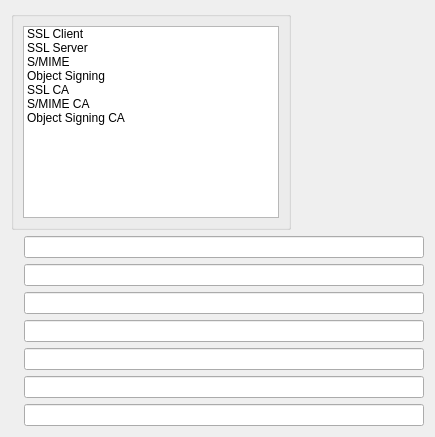
     <widget class="QWidget" name="tab_4">
      <attribute name="title">
       <string>Netscape</string>
      </attribute>
      <layout class="QVBoxLayout" name="verticalLayout_8">
       <item>
        <layout class="QHBoxLayout" name="horizontalLayout_5">
         <item>
          <widget class="QGroupBox" name="nsCertTypeBox">
           <layout class="QHBoxLayout" name="horizontalLayout_4">
            <item>
             <widget class="QListWidget" name="nsCertType">
              <property name="selectionMode">
               <enum>QAbstractItemView::MultiSelection</enum>
              </property>
              <item>
               <property name="text">
                <string notr="true">SSL Client</string>
               </property>
              </item>
              <item>
               <property name="text">
                <string notr="true">SSL Server</string>
               </property>
              </item>
              <item>
               <property name="text">
                <string notr="true">S/MIME</string>
               </property>
              </item>
              <item>
               <property name="text">
                <string notr="true">Object Signing</string>
               </property>
              </item>
              <item>
               <property name="text">
                <string notr="true">SSL CA</string>
               </property>
              </item>
              <item>
               <property name="text">
                <string notr="true">S/MIME CA</string>
               </property>
              </item>
              <item>
               <property name="text">
                <string notr="true">Object Signing CA</string>
               </property>
              </item>
             </widget>
            </item>
           </layout>
          </widget>
         </item>
         <item>
          <spacer>
           <property name="orientation">
            <enum>Qt::Horizontal</enum>
           </property>
           <property name="sizeType">
            <enum>QSizePolicy::Expanding</enum>
           </property>
           <property name="sizeHint" stdset="0">
            <size>
             <width>20</width>
             <height>20</height>
            </size>
           </property>
          </spacer>
         </item>
         <item>
          <layout class="QVBoxLayout">
           <item>
            <widget class="QLabel" name="nsImg">
             <property name="minimumSize">
              <size>
               <width>107</width>
               <height>107</height>
              </size>
             </property>
             <property name="scaledContents">
              <bool>true</bool>
             </property>
            </widget>
           </item>
           <item>
            <spacer>
             <property name="orientation">
              <enum>Qt::Vertical</enum>
             </property>
             <property name="sizeType">
              <enum>QSizePolicy::Expanding</enum>
             </property>
             <property name="sizeHint" stdset="0">
              <size>
               <width>20</width>
               <height>20</height>
              </size>
             </property>
            </spacer>
           </item>
          </layout>
         </item>
        </layout>
       </item>
       <item>
        <layout class="QGridLayout" name="gridLayout_3">
         <item row="3" column="1">
          <widget class="QLineEdit" name="nsRenewalUrl"/>
         </item>
         <item row="4" column="1">
          <widget class="QLineEdit" name="nsCaPolicyUrl"/>
         </item>
         <item row="2" column="0">
          <widget class="DoubleClickLabel" name="nsCaRevLbl"/>
         </item>
         <item row="5" column="1">
          <widget class="QLineEdit" name="nsSslServerName"/>
         </item>
         <item row="1" column="0">
          <widget class="DoubleClickLabel" name="nsRevLbl"/>
         </item>
         <item row="5" column="0">
          <widget class="DoubleClickLabel" name="nsSslServerLbl"/>
         </item>
         <item row="0" column="1">
          <widget class="QLineEdit" name="nsBaseUrl"/>
         </item>
         <item row="2" column="1">
          <widget class="QLineEdit" name="nsCARevocationUrl"/>
         </item>
         <item row="3" column="0">
          <widget class="DoubleClickLabel" name="nsRenewLbl"/>
         </item>
         <item row="6" column="0">
          <widget class="DoubleClickLabel" name="nsCommentLbl"/>
         </item>
         <item row="4" column="0">
          <widget class="DoubleClickLabel" name="nsCaPolicyLbl"/>
         </item>
         <item row="0" column="0">
          <widget class="DoubleClickLabel" name="nsBaseLbl"/>
         </item>
         <item row="1" column="1">
          <widget class="QLineEdit" name="nsRevocationUrl"/>
         </item>
         <item row="6" column="1">
          <widget class="QLineEdit" name="nsComment">
           <property name="toolTip">
            <string notr="true">If you know a more pretty one tell me</string>
           </property>
          </widget>
         </item>
        </layout>
       </item>
      </layout>
     </widget>
